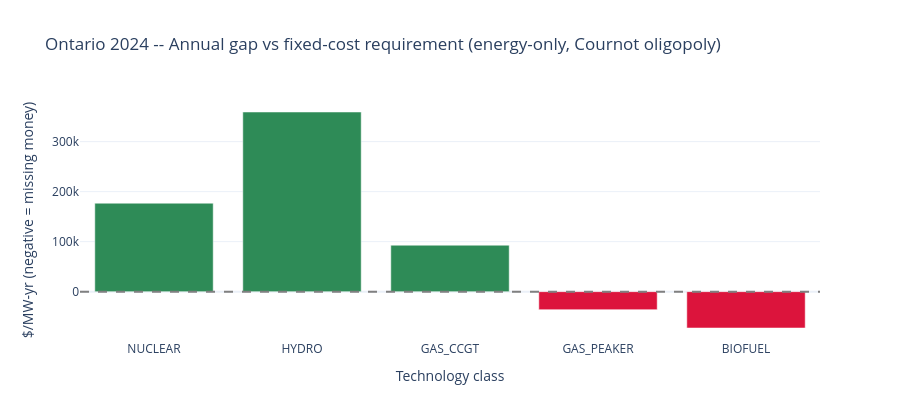

The notebook cell this image was saved under:
### Code cell
try:
    import plotly.graph_objects as go

    fig = go.Figure()
    fig.add_bar(
        x=per_firm['name'],
        y=per_firm['gap_per_mw_year'],
        marker_color=['crimson' if s else 'seagreen' for s in per_firm['short']],
    )
    fig.add_hline(y=0, line_dash='dash', line_color='gray')
    fig.update_layout(
        title='Ontario 2024 -- Annual gap vs fixed-cost requirement (energy-only, Cournot oligopoly)',
        yaxis_title='$/MW-yr (negative = missing money)',
        xaxis_title='Technology class',
        height=420,
        template='plotly_white',
    )
    fig.show()
except ImportError:
    print('plotly not installed; install with `pip install plotly` for charts')

### Figure 1 — Plotly figure (JSON) as saved in the notebook; plotly's stock layout.template omitted (floating-point values rounded to 4 significant figures)
{"data": [{"marker": {"color": ["seagreen", "seagreen", "seagreen", "crimson", "crimson"]}, "type": "bar", "x": ["NUCLEAR", "HYDRO", "GAS_CCGT", "GAS_PEAKER", "BIOFUEL"], "y": [176900.0, 359200.0, 92880.0, -35980.0, -72680.0]}], "layout": {"height": 420, "shapes": [{"line": {"color": "gray", "dash": "dash"}, "type": "line", "x0": 0, "x1": 1, "xref": "x domain", "y0": 0, "y1": 0, "yref": "y"}], "title": {"text": "Ontario 2024 -- Annual gap vs fixed-cost requirement (energy-only, Cournot oligopoly)"}, "xaxis": {"title": {"text": "Technology class"}}, "yaxis": {"title": {"text": "$/MW-yr (negative = missing money)"}}}}
